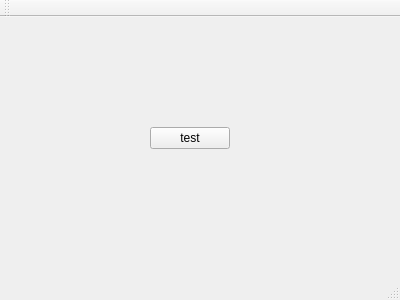
<?xml version="1.0" encoding="UTF-8"?>
<ui version="4.0">
 <class>MainWindow</class>
 <widget class="QMainWindow" name="MainWindow">
  <property name="geometry">
   <rect>
    <x>0</x>
    <y>0</y>
    <width>400</width>
    <height>300</height>
   </rect>
  </property>
  <property name="windowTitle">
   <string>MainWindow</string>
  </property>
  <widget class="QWidget" name="centralWidget">
   <widget class="QPushButton" name="pushButton">
    <property name="geometry">
     <rect>
      <x>150</x>
      <y>110</y>
      <width>80</width>
      <height>22</height>
     </rect>
    </property>
    <property name="text">
     <string>test</string>
    </property>
   </widget>
  </widget>
  <widget class="QMenuBar" name="menuBar">
   <property name="geometry">
    <rect>
     <x>0</x>
     <y>0</y>
     <width>400</width>
     <height>19</height>
    </rect>
   </property>
  </widget>
  <widget class="QToolBar" name="mainToolBar">
   <attribute name="toolBarArea">
    <enum>TopToolBarArea</enum>
   </attribute>
   <attribute name="toolBarBreak">
    <bool>false</bool>
   </attribute>
  </widget>
  <widget class="QStatusBar" name="statusBar"/>
 </widget>
 <layoutdefault spacing="6" margin="11"/>
 <resources/>
 <connections/>
</ui>
